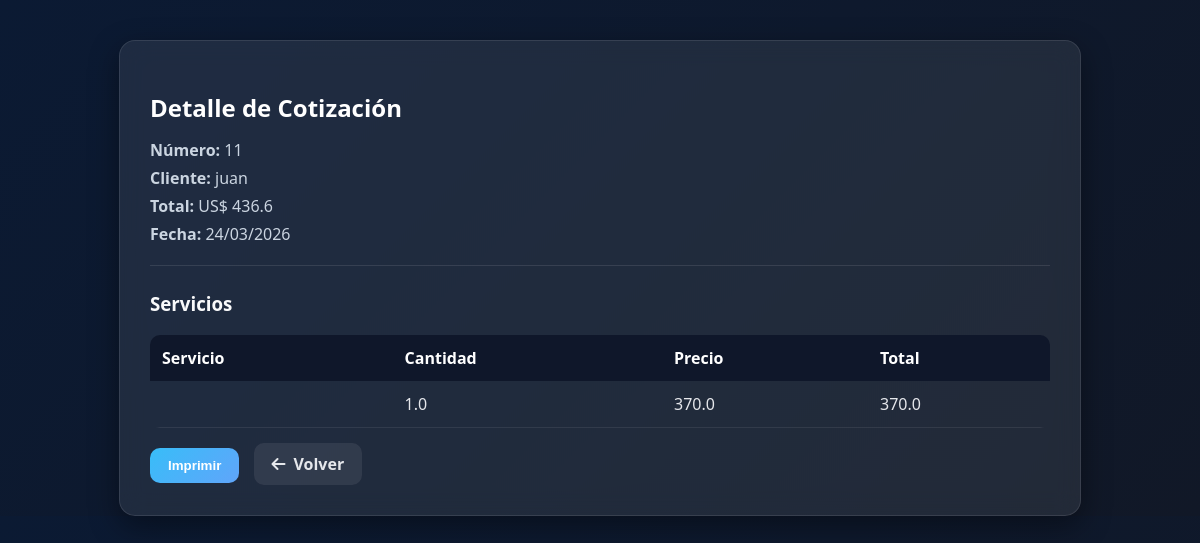
/detalle/11, run on the app's committed database.
### tables this page shows
CREATE TABLE cotizaciones (
        id INTEGER PRIMARY KEY AUTOINCREMENT,
        codigo TEXT,
        cliente TEXT,
        rnc TEXT,
        telefono TEXT,
        correo TEXT,
        fecha TEXT,
        subtotal REAL,
        itbis REAL,
        total REAL,
        estado TEXT
    );

CREATE TABLE cotizacion_items (
        id INTEGER PRIMARY KEY AUTOINCREMENT,
        cotizacion_id INTEGER,
        descripcion TEXT,
        cantidad REAL,
        precio REAL,
        total REAL
    );

### app.py (the view)
@app.route("/detalle/<int:id>")
def detalle(id):
    conn = sqlite3.connect("database.db")
    conn.row_factory = sqlite3.Row
    cursor = conn.cursor()
    cursor.execute("SELECT * FROM cotizacion_items")
    print(cursor.fetchall())
    cursor.execute(
        "SELECT * FROM cotizaciones WHERE id=?",
        (id,)
    )
    cotizacion = cursor.fetchone()
    cursor.execute("SELECT * FROM cotizacion_items WHERE cotizacion_id=?",
    (id,)
    )
    servicios = cursor.fetchall()
    conn.close()
    return render_template(
        "detalle.html",
        cotizacion=cotizacion,
        servicios= servicios
    )

### templates/detalle.html (shortened to what this page needs)
<!DOCTYPE html>
<html lang="es">
<head>
    <link rel="stylesheet" href="https://cdnjs.cloudflare.com/ajax/libs/font-awesome/6.5.0/css/all.min.css">
</head>
<body>
<div class="contenido">
    <div class="card">
        <h2>Detalle de Cotización</h2>
        <div class="info">
            <p><strong>Número:</strong> {{ cotizacion.id }}</p>
            <p><strong>Cliente:</strong> {{ cotizacion.cliente }}</p>
            <p><strong>Total:</strong> US$ {{ cotizacion.total }}</p>
            <p><strong>Fecha:</strong> {{ cotizacion.fecha }}</p>
        </div>
        <hr>
        <h3>Servicios</h3>
        <table>
            <thead>
                <tr>
                    <th>Servicio</th>
                    <th>Cantidad</th>
                    <th>Precio</th>
                    <th>Total</th>
                </tr>
            </thead>
            <tbody>
                {% for s in servicios %}
                <tr>
                    <td>{{ s.servicio }}</td>
                    <td>{{ s.cantidad }}</td>
                    <td>{{ s.precio }}</td>
                    <td>{{ s.total }}</td>
                </tr>
                {% endfor %}
            </tbody>
        </table>
        <button onclick="window.print()" class="btn-imprimir">
    Imprimir
</button>
<a href="/historial" class="btn-volver">
    <i class="fa fa-arrow-left"></i> Volver
</a>
    </div>
</div>
</body>
</html>

### templates/detalle.html (style rules this page uses)
body { font-family: 'Segoe UI', Tahoma, Geneva, Verdana, sans-serif; background: linear-gradient(135deg, #0b1a33, #111827); margin: 0; color: #e5e7eb; }
.contenido { display: flex; justify-content: center; align-items: flex-start; padding-top: 40px; }
.card { background: rgba(255,255,255,0.08); backdrop-filter: blur(12px); padding: 30px; border-radius: 16px; width: 80%; max-width: 900px; border: 1px solid rgba(255,255,255,0.1); box-shadow: 0 10px 30px rgba(0,0,0,0.4); }
h2 { margin-bottom: 15px; color: #ffffff; }
h3 { margin-top: 25px; color: #f9fafb; }
.info p { margin: 6px 0; color: #cbd5e1; }
hr { margin: 20px 0; border: none; height: 1px; background: rgba(255,255,255,0.1); }
table { width: 100%; border-collapse: collapse; margin-top: 15px; overflow: hidden; border-radius: 10px; }
th { background: #0f172a; color: #fff; padding: 12px; text-align: left; }
td { padding: 12px; border-bottom: 1px solid rgba(255,255,255,0.08); color: #e5e7eb; }
.btn-imprimir { margin-top: 20px; padding: 10px 18px; border: none; background: linear-gradient(135deg, #38bdf8, #60a5fa); color: white; border-radius: 10px; cursor: pointer; font-weight: bold; transition: 0.2s; }
.btn-volver { margin-left: 10px; padding: 10px 18px; background: rgba(255,255,255,0.08); color: #e5e7eb; border-radius: 10px; text-decoration: none; font-weight: bold; display: inline-flex; align-items: center; gap: 8px; transition: 0.2s; }

### data on the page
cotizaciones: id "11", cliente "juan", total "436.6", fecha "24/03/2026"
cotizacion_items: cantidad "1.0", precio "370.0", total "370.0"
